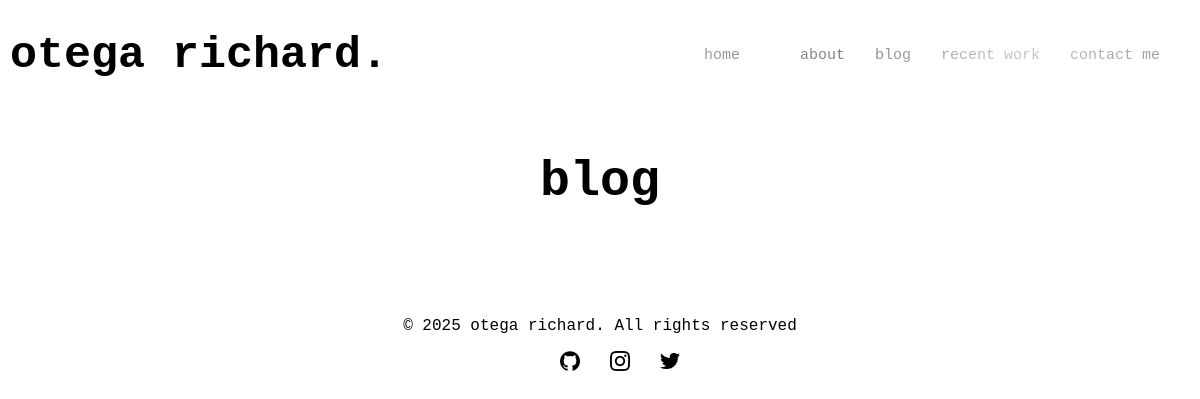
The page /blog/ on the database as committed earlier.
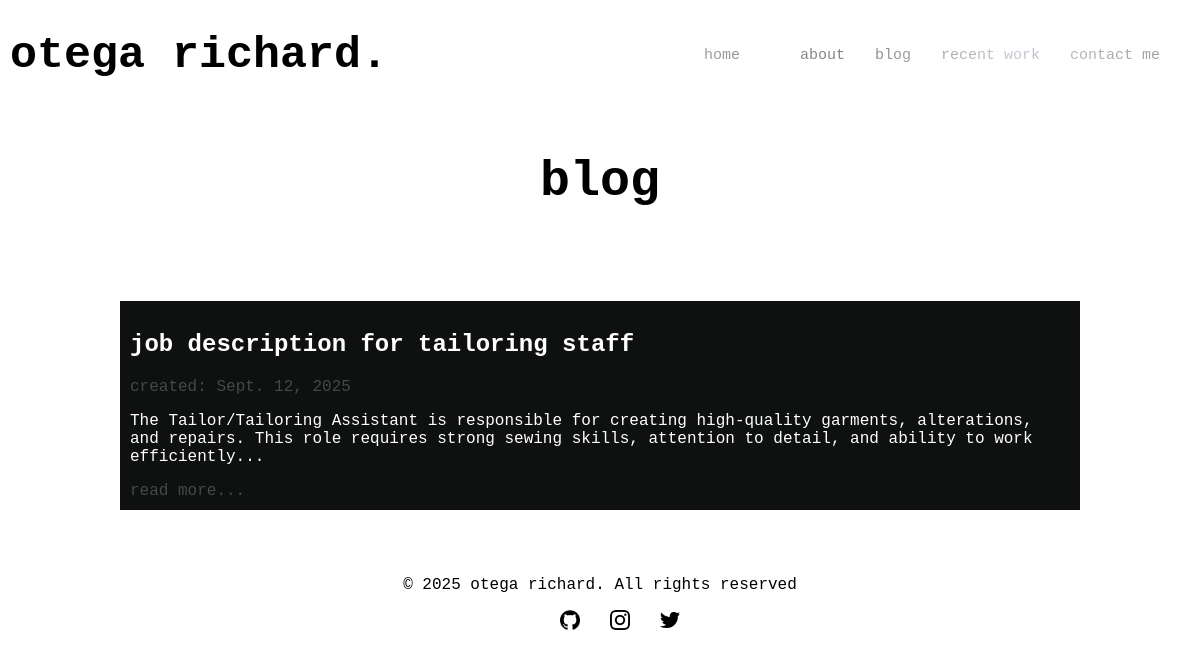
The same page on the database as committed later.
### home/models.py (models this page shows, shortened)
class blogPost(models.Model):
  title = models.CharField()
  created = models.DateField(auto_now_add=True)
  preface = models.TextField(null=True)
  body = models.TextField()
  topic_image = models.ImageField(null=True, upload_to='blog_images/')
  class Meta():
    ordering = ['-created']

### home/views.py (the view)
# urls.py: path('blog/', views.blog, name= 'blog'),
def blog(request):
  blog_post = blogPost.objects.all()
  return render(request, 'blog.html', {
    'post': blog_post
  })

### home/templates/blog.html (shortened to what this page needs)
{% extends 'base.html' %}
{% load static %}
{% block content %}
            <section class="blog-section">
                <h1>blog</h1>
                {% for posts in post %}
                <div class="blog-post">
                    <h2>{{ posts.title }}</h2>
                    <p class="date">created: {{ posts.created }}</p>
                    <p>{{ posts.preface }}</p>
                    <a href="{% url 'blogpost' posts.id %}">read more...</a>
                </div>
                {% endfor %}
            </section>
  {% endblock %}

Rows that differ between the two databases and show on the page:
added blogPost: title "job description for tailoring staff", created "Sept. 12, 2025", preface "The Tailor/Tailoring Assistant is responsible for creating high-quality garments, alterations, and repairs. This role requires strong sewing skills, attention to detail, and ability to work efficiently..."
